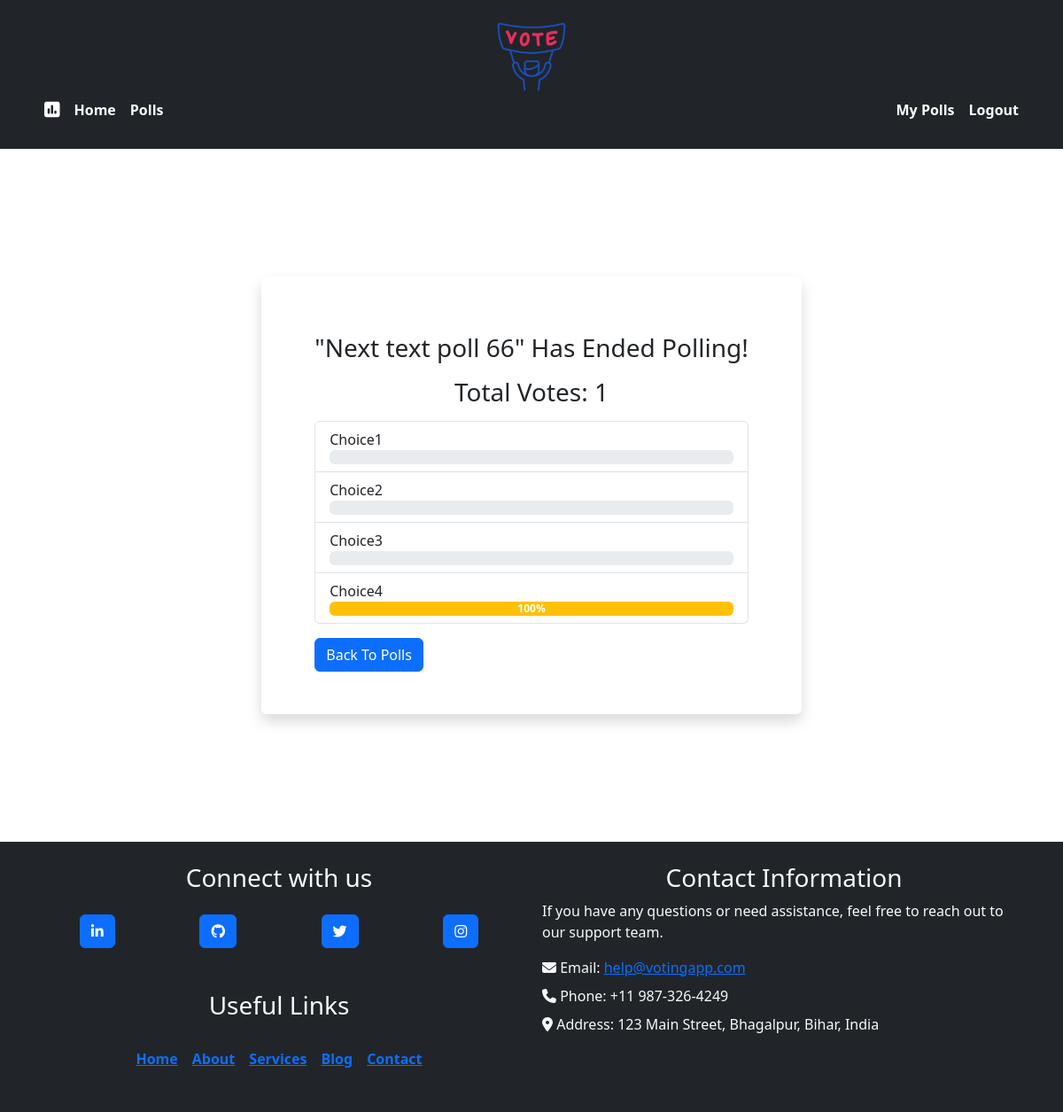
/polls/result/54/ (signed in), run on the app's committed database.
### polls/models.py (models this page shows, shortened)
class Poll(models.Model):
    owner = models.ForeignKey(User, on_delete=models.CASCADE)
    poll_text = models.TextField()
    poll_date = models.DateTimeField(default=timezone.now)
    poll_status = models.BooleanField(default=True)
    @property
    def get_vote_count(self):
        return self.vote_set.count()
    def get_result_dict(self):
        res = []
        for choice in self.choice_set.all():
            dict = {}
            alert_class = ['primary', 'secondary', 'success',
                           'danger', 'dark', 'warning', 'info']
            dict['alert_class'] = secrets.choice(alert_class)
            dict['text'] = choice.choice_text
            dict['num_votes'] = choice.get_vote_count
            if not self.get_vote_count:
                dict['percentage'] = 0
            else:
                dict['percentage'] = (
                    choice.get_vote_count/self.get_vote_count)*100
            res.append(dict)
        return res

class Choice(models.Model):
    poll = models.ForeignKey(Poll, on_delete=models.CASCADE)
    choice_text = models.CharField(max_length=255)
    @property
    def get_vote_count(self):
        return self.vote_set.count()

### polls/views.py (the view)
# urls.py: path('result/<int:poll_id>/', views.poll_result, name='result'),
@login_required
def poll_result(request, poll_id):
    poll = get_object_or_404(Poll, id=int(poll_id))
    if request.user == poll.owner:
        context = {'poll': poll}
        return render(request, 'polls/result.html', context)
    else:
        messages.error(request, "You do not have permission to view this poll's results.", extra_tags="alert alert-danger alert-dismissible fade show")
        return redirect("polls:home")

### templates/polls/result.html (shortened to what this page needs)
{% extends 'base.html' %}
{% block content %}
<div class="container my-5 mb-5 py-5 pb-5 d-flex justify-content-center align-items-center" style="min-height: 25rem;">
    {% if messages %}
    <div class="messages">
        {% for message in messages %}
        <div class="alert alert-{{ message.tags }}" role="alert">
            {{ message }}
            <button type="button" class="btn-close" data-bs-dismiss="alert" aria-label="Close"></button>
        </div>
        {% endfor %}
    </div>
    {% else %}
    <div class="row my-5 justify-content-center shadow rounded p-5">
        <div class="col-md-12">
            {% if poll.poll_status %}
            <h3 class="mt-3 mb-3 text-center">Results for: {{ poll.poll_text }}</h3>
            {% else %}
            <h3 class="mt-3 mb-3 text-center">"{{ poll.poll_text }}" Has Ended Polling!</h3>
            {% endif %}
            <h3 class="mb-2 text-center">Total Votes: {{ poll.get_vote_count }}</h3>
            <ul class="list-group mt-3">
                {% for choice_result in poll.get_result_dict %}
                <li class="list-group-item">
                    <div class="d-flex justify-content-between align-items-center">
                        {{ choice_result.text }}
                        <span class="badge badge-primary badge-pill">{{ choice_result.num_votes }}</span>
                    </div>
                    <div class="progress">
                        <div class="progress-bar bg-{{ choice_result.alert_class }}" role="progressbar"
                            style="width: {{ choice_result.percentage }}%;"
                            aria-valuenow="{{ choice_result.percentage }}" aria-valuemin="0" aria-valuemax="100">
                            <strong>{{ choice_result.percentage|floatformat }}%</strong>
                        </div>
                    </div>
                </li>
                {% endfor %}
            </ul>
            <a class="btn btn-primary mt-3" href="{% url 'polls:home' %}" role="button">Back To Polls</a>
            {% endif %}
        </div>
    </div>
</div>
{% endblock content %}

### templates/base.html (shortened to what this page needs)
<!doctype html>
<html lang="en">
{% load static  %}
<head>
  <link href="https://cdn.jsdelivr.net/npm/bootstrap@5.3.1/dist/css/bootstrap.min.css" rel="stylesheet"
>
  <link rel="stylesheet" href="https://cdnjs.cloudflare.com/ajax/libs/font-awesome/6.3.0/css/all.min.css"
 />
</head>
<body>
  {% include 'partials/navbar.html' %}
  <div class="wrapper">
    {% block content %}
    {% endblock content %}
  </div>
  <div class="footer-div">
    {% include 'partials/footer.html' %}
  </div>
</body>
</html>

### templates/partials/navbar.html (shortened to what this page needs)
{% load static %}
<nav class="navbar navbar-expand-sm navbar-dark bg-dark d-flex justify-content-center flex-column sticky-top p-4 fw-bold">
    <div>
        <img style="width: 5rem;" src="{% static 'images/header.png' %}" alt="Vote image">
    </div>
    <div class="container text-bg-dark">
        <a class="navbar-brand mx-2" href="{% url 'home' %}"><i class="fas fa-poll"></i></a>
        <div class="collapse navbar-collapse" id="navbarNav">
            <ul class="navbar-nav mr-auto mt-2 mt-lg-0">
                <li class="nav-item">
                    <a class="nav-link active bold" href="{% url 'home' %}">Home</a>
                </li>
                {% if request.user.is_authenticated %}
                <li class="nav-item">
                    <a class="nav-link active bold" href="/polls">Polls</a>
                </li>
                {% endif %}
            </ul>
            <div class="navbar-nav ms-auto">
                {% if request.user.is_authenticated %}
                <a class="nav-link active bold" href="{% url 'polls:list_by_user' %}">My Polls</a>
                <a class="nav-link active bold" href="{% url 'accounts:logout' %}">Logout</a>
                {% else %}
                <a class="nav-link active bold" href="{% url 'accounts:login' %}">Login</a>
                <a class="nav-link active bold" href="{% url 'accounts:register' %}">Register</a>
                {% endif %}
            </div>
        </div>
    </div>
</nav>

### templates/partials/footer.html
<footer class="footer text-light bg-dark">
  <div class="container">
    <div class="row">
      <div class="col-md-6">
        <div class="my-3 py-2 pb-4">
          <h3 class="text-center mb-4">Connect with us</h3>
          <div class="d-flex justify-content-around">
            <a href="https://www.linkedin.com/in/moti9/" target="_blank" class="btn btn-primary btn-social">
              <i class="fab fa-linkedin-in"></i>
            </a>
            <a href="https://github.com/moti9" target="_blank" class="btn btn-primary btn-social">
              <i class="fab fa-github"></i>
            </a>
            <a href="https://twitter.com/moti_kumar_" target="_blank" class="btn btn-primary btn-social">
              <i class="fab fa-twitter"></i>
            </a>
            <a href="https://www.instagram.com/moti9_m/" target="_blank" class="btn btn-primary btn-social">
              <i class="fab fa-instagram"></i>
            </a>
          </div>
        </div>
        <div class="my-3 py-2 pb-2">
          <h3 class="text-center mb-4">Useful Links</h3>
          <ul class="list-unstyled d-flex justify-content-center p-2">
            <li class="mx-2 fw-bold"><a href="/home">Home</a></li>
            <li class="mx-2 fw-bold"><a href="/about">About</a></li>
            <li class="mx-2 fw-bold"><a href="/services">Services</a></li>
            <li class="mx-2 fw-bold"><a href="/blog">Blog</a></li>
            <li class="mx-2 fw-bold"><a href="/contact">Contact</a></li>
          </ul>
        </div>
      </div>
      <div class="col-md-6">
        <div class="my-3 py-2 pb-2">
          <h3 class="text-center">Contact Information</h3>
          <p>If you have any questions or need assistance, feel free to reach out to our support team.</p>
          <ul class="list-unstyled contact-info">
            <li class="my-2"><i class="fas fa-envelope"></i> Email: <a
                href="mailto:info@yourdomain.com">help@votingapp.com</a></li>
            <li class="my-2"><i class="fas fa-phone"></i> Phone: +11 987-326-4249</li>
            <li class="my-2"><i class="fas fa-map-marker-alt"></i> Address: 123 Main Street, Bhagalpur, Bihar, India</li>
          </ul>
        </div>
      </div>
    </div>
  </div>
</footer>

### templates/base.html (style rules this page uses)
.wrapper { min-height: 50vh; }
.footer-div { bottom: 0; width: 100%; height: auto; }

### data on the page
Poll: poll_text "Next text poll 66", get_vote_count "1"
Choice: text "Choice1"
Choice: text "Choice2"
Choice: text "Choice3"
Choice: text "Choice4"

### other printed values
{{ choice_result.percentage|floatformat }} "100"
